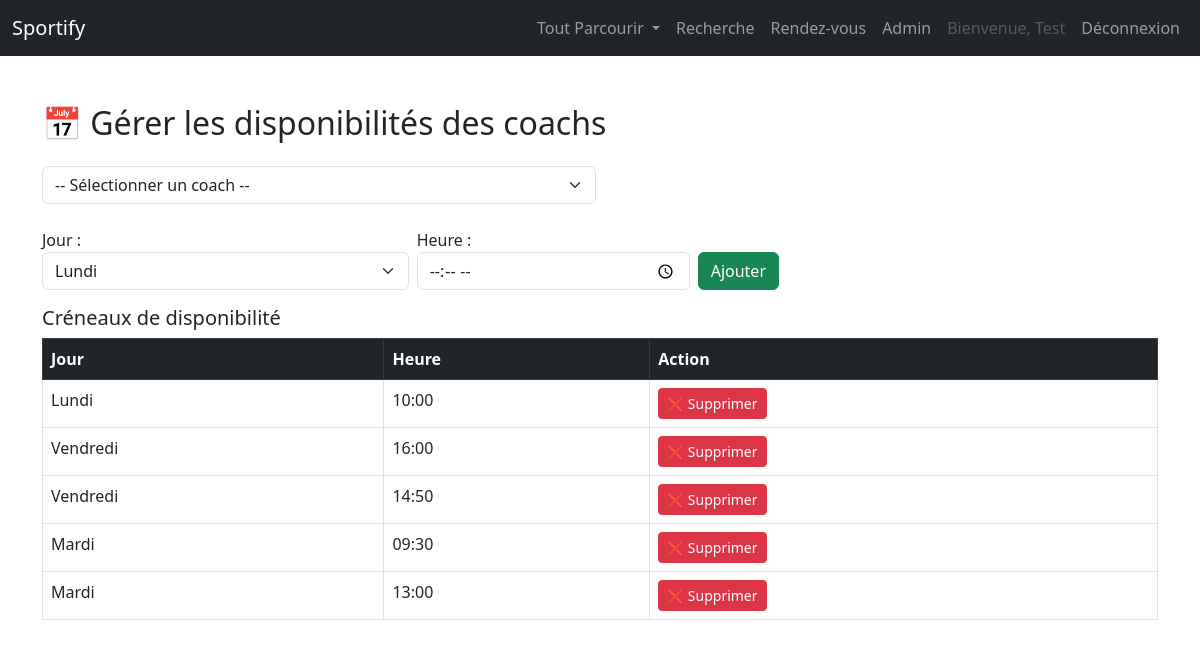
Page /dashboard/admin_dispos.php?coach_id=5 (signed in) on the committed database.
### tables this page shows
CREATE TABLE IF NOT EXISTS `disponibilites` (
  `id` int NOT NULL AUTO_INCREMENT,
  `coach_id` int DEFAULT NULL,
  `jour` enum('lundi','mardi','mercredi','jeudi','vendredi','samedi','dimanche') DEFAULT NULL,
  `heure` time DEFAULT NULL,
  `disponible` tinyint(1) DEFAULT '1',
  PRIMARY KEY (`id`),
  KEY `coach_id` (`coach_id`)
);

### dashboard/admin_dispos.php (the view, shortened to what this page needs)
<?php
include '../includes/db.php';
$dispos = [];
if (isset($_GET['coach_id'])) {
    $coach_id = intval($_GET['coach_id']);
    $stmt = $conn->prepare("SELECT * FROM disponibilites WHERE coach_id = ?");
    $stmt->bind_param("i", $coach_id);
    $stmt->execute();
    $dispos = $stmt->get_result();
}
?>
<!DOCTYPE html>
<html lang="fr">
<head>
    <link href="https://cdn.jsdelivr.net/npm/bootstrap@5.3.0/dist/css/bootstrap.min.css" rel="stylesheet">
</head>
<body>
<?php include '../includes/navbar.php'; ?>
<div class="container mt-5">
    <h2>📅 Gérer les disponibilités des coachs</h2>
    <form method="GET" class="row g-2 mt-3 mb-4">
        <div class="col-md-6">
            <select name="coach_id" class="form-select" required onchange="this.form.submit()">
                <option value="">-- Sélectionner un coach --</option>
            </select>
        </div>
    </form>
    <?php if (isset($coach_id)): ?>
        <form method="POST" class="row g-2 align-items-end mb-3">
            <div class="col-md-4">
                <label>Jour :</label>
                <select name="jour" class="form-select" required>
                    <option value="lundi">Lundi</option>
                </select>
            </div>
            <div class="col-md-3">
                <label>Heure :</label>
                <input type="time" name="heure" class="form-control" required>
            </div>
            <div class="col-md-2">
                <button type="submit" class="btn btn-success">Ajouter</button>
            </div>
        </form>
        <h5>Créneaux de disponibilité</h5>
        <table class="table table-bordered">
            <thead class="table-dark">
                <tr><th>Jour</th><th>Heure</th><th>Action</th></tr>
            </thead>
            <tbody>
                <?php foreach ($dispos as $d): ?>
                    <tr>
                        <td><?= ucfirst($d['jour']) ?></td>
                        <td><?= substr($d['heure'], 0, 5) ?></td>
                        <td>
                            <a href="?coach_id=<?= $coach_id ?>&delete=<?= $d['id'] ?>" class="btn btn-sm btn-danger"
                               onclick="return confirm('Supprimer ce créneau ?')">❌ Supprimer</a>
                        </td>
                    </tr>
                <?php endforeach; ?>
            </tbody>
        </table>
    <?php endif; ?>
</div>
</body>
</html>

### rows in the picture
disponibilites: jour "Lundi", heure "10:00"
disponibilites: jour "Vendredi", heure "16:00"
disponibilites: jour "Vendredi", heure "14:50"
disponibilites: jour "Mardi", heure "09:30"
disponibilites: jour "Mardi", heure "13:00"

### other values in the picture
$_SESSION['prenom'] "Test"
